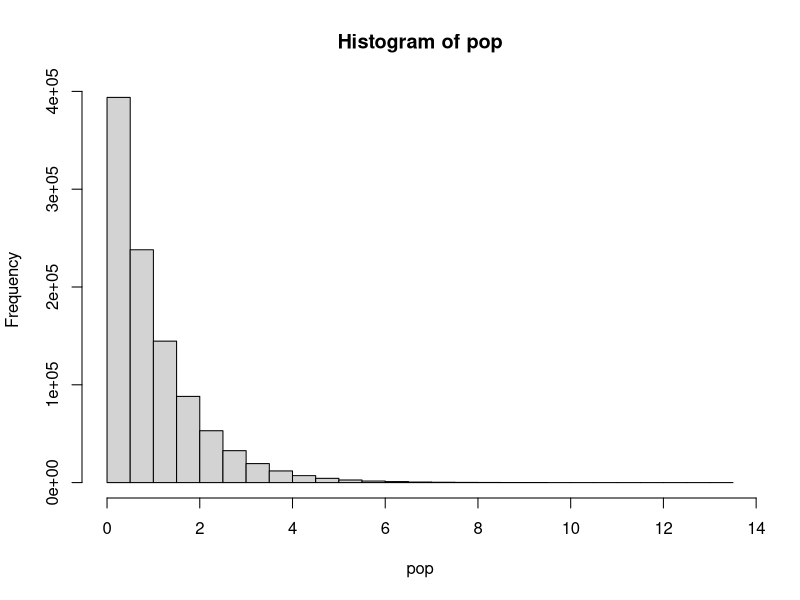
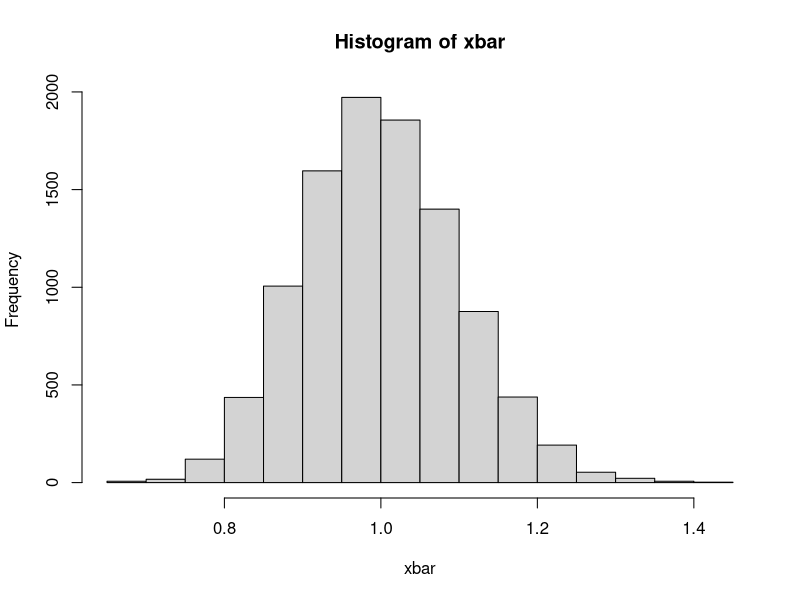
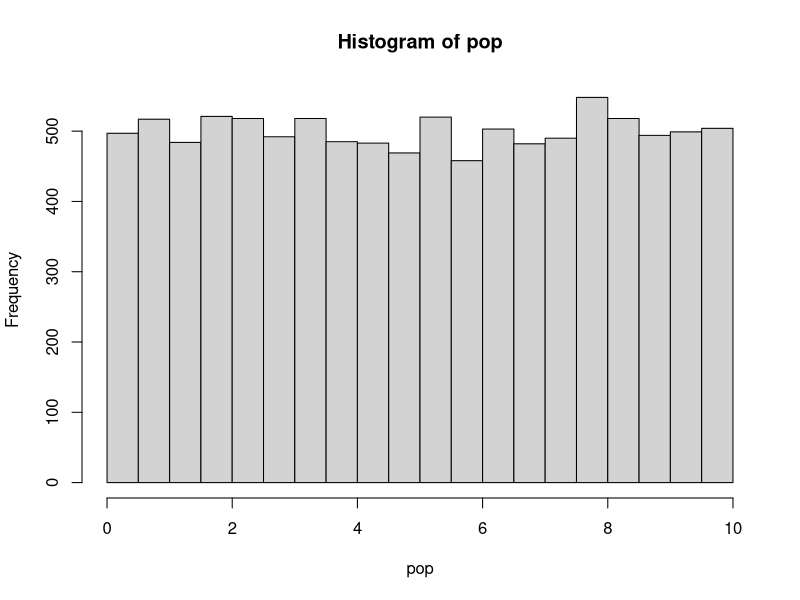
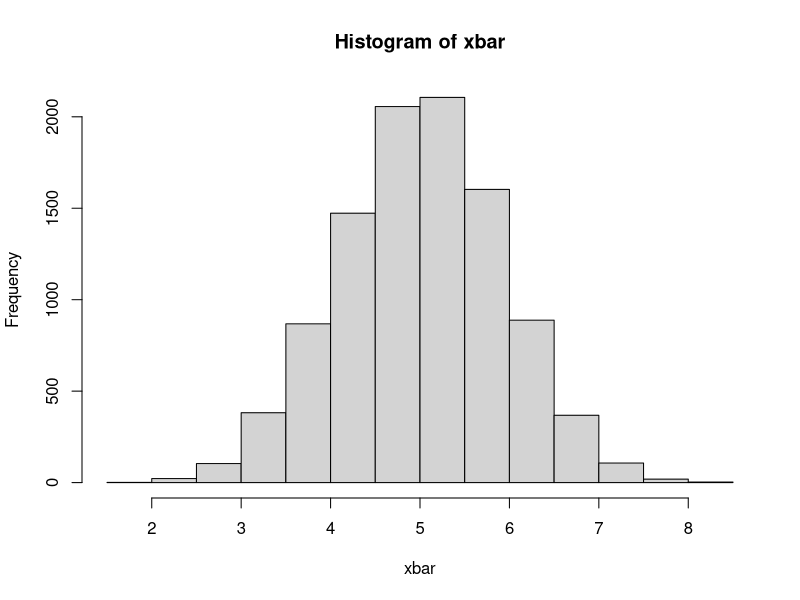

The R script that drew these images, in order:
#
set.seed(131347)
pop <- rgamma(1000000, shape = 1, rate = 1)
hist(pop)
#
mu <- mean(pop)
sigma <- sd(pop)*(999999/1000000)
c(mu, sigma)

# Change n from 10 to 1500
set.seed(441)
n <- 100
B <- 10000
xbar <- numeric(B)
for(i in 1:B){
  xs <- sample(pop, size = n, replace = TRUE)
  xbar[i] <- mean(xs)
}
hist(xbar)

##### 
mean(xbar <= mu - 2*sigma/sqrt(n))
pnorm(mu - 2*sigma/sqrt(n), mu, sigma/sqrt(n))
## Note there is too little area in the left tail to be a normal distribution!
mean(xbar)
sd(xbar)

e1071::skewness(xbar)

################
set.seed(321)
pop <- runif(10000, 0, 10)
hist(pop)
#
mu <- mean(pop)
sigma <- sd(pop)*(999999/1000000)
c(mu, sigma)
set.seed(441)
n <- 10
B <- 10000
xbar <- numeric(B)
for(i in 1:B){
  xs <- sample(pop, size = n, replace = TRUE)
  xbar[i] <- mean(xs)
}
hist(xbar)
